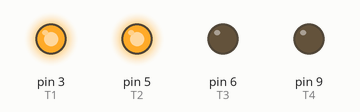
Bench run of a sketch on a simulated Arduino Uno, built with avr-gcc and run on an emulated ATmega328P. Parts: output pins drawn as LEDs (lit = HIGH).

Above: at 0.5 s.
At 3.5 s:
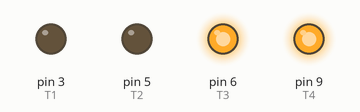
Timing chart, 0 to 4.6 s (numbered marks = the images above):
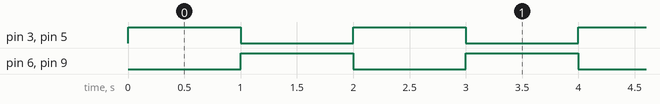

Measured:
- by itself, pin 3 (T1), pin 5 (T2), pin 6 (T3), pin 9 (T4): alternates HIGH for 1.0 s and LOW for 1.0 s

The sketch:

Avto_mode.ino
```cpp
#define T1 3//пины для открывания/закрывания полевых транзисторов
#define T2 5
#define T3 6
#define T4 9

void setup()
{
  pinMode(T1, OUTPUT);
  pinMode(T2, OUTPUT);
  pinMode(T3, OUTPUT);
  pinMode(T4, OUTPUT);
}
bool flag = 0;//переменная, регистрирующая направление вращения
int Period = 1000;//регулируется время переключения
void loop()
{
  if (flag)
  {
    digitalWrite(T1, LOW);
    digitalWrite(T2, LOW);
    digitalWrite(T3, HIGH);
    digitalWrite(T4, HIGH);
  }
  else
  {
    digitalWrite(T1, HIGH);
    digitalWrite(T2, HIGH);
    digitalWrite(T3, LOW);
    digitalWrite(T4, LOW);
  }
  flag = !flag;
  delay(Period);
}
```
